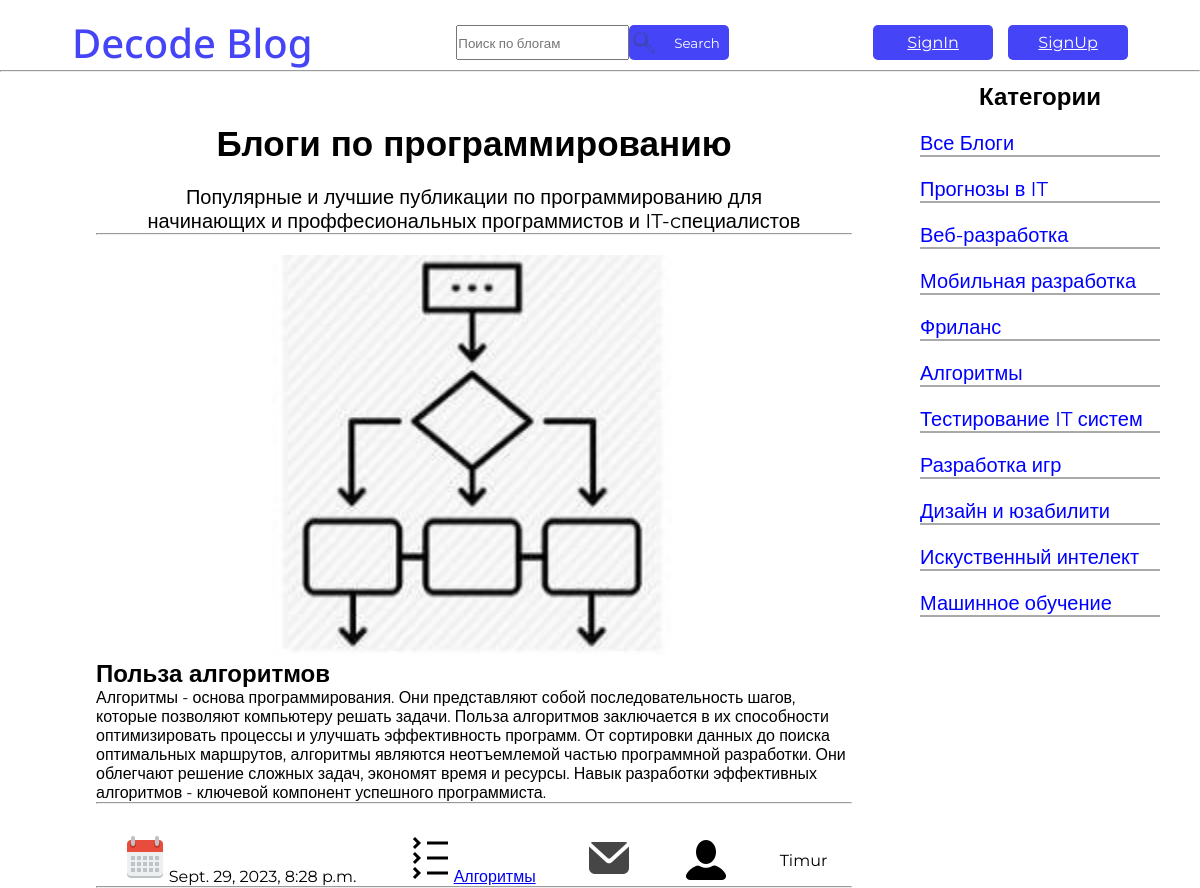
Screenshot of /blogs/blogs/5/ with the database file from the repository.
### decode_blogs/models.py (models this page shows, shortened)
class Blog(models.Model):
    name = models.CharField(max_length=50)
    category = models.ForeignKey(Category, on_delete=models.CASCADE, null=True)
    image = models.ImageField(blank=True, upload_to=uniq_name_upload)
    description = models.TextField()
    date = models.DateTimeField(default=datetime.datetime.today())
    author = models.ForeignKey(settings.AUTH_USER_MODEL, on_delete=models.CASCADE)     # !  1 #
    class Meta:
        verbose_name = 'Blog'
        verbose_name_plural = 'Blogs'

class Category(models.Model):
    name = models.CharField(max_length=50)
    class Meta:
        verbose_name = 'Category'
        verbose_name_plural = 'Categories'
    def __str__(self) -> str:
        return self.name

### decode_authe/models.py (models this page shows)
class User(AbstractUser):
    image = models.ImageField(upload_to='avatars', blank=True)
    description = models.TextField(max_length=200)
    groups = models.ManyToManyField(
        'auth.Group',
        related_name='users',
        blank=True,
        verbose_name='groups',
        help_text='The groups this user belongs to. A user will get all permissions granted to each of their groups.',
    )
    user_permissions = models.ManyToManyField(
        'auth.Permission',
        related_name='users',
        blank=True,
        verbose_name='user permissions',
        help_text='Specific permissions for this user.',
        error_messages={
            'add': 'The permission you are trying to add already exists for the user.',
            'remove': 'The permission you are trying to remove does not exist for the user.',
        },
    )

### decode_blogs/views.py (the view)
# urls.py: path('blogs/<int:category_id>/', views.site_category, name='category'),
def site_category(request, category_id):
    blogs = Blog.objects.filter(category_id=category_id)
    categories = Category.objects.all()
    data = {
        'blogs':blogs,
        'categories':categories,
        'menu':menu,
        'title':'Статьи',
        'category_id':category_id
    }
    return render(request, 'decode_blogs/Home.html', context=data)

### decode_blogs/templates/decode_blogs/Home.html (shortened to what this page needs)
{% load static %}
<!DOCTYPE html>
<html lang="en">
<head>
    <link rel="stylesheet" href="{% static 'decode_blogs/css/header.css' %}">
    <link rel="stylesheet" href="{% static 'decode_blogs/css/home.css' %}">
</head>
<body>
    <header>
        <h1>Decode Blog</h1>
        <div class="header-div-1">
            <form method="POST" action="{% url 'decode_blogs:blog-search'  %}" class="form">
                <input type="search" placeholder="Поиск по блогам">
                <button id="button-find">
                    <img src="{% static 'decode_blogs/images/search_icon.svg' %}" alt="" id="search_icon">
                    Search
                </button>
        </div>
        <div class="header-div-2">
            {% if request.user.is_authenticated %}
            <a href="{% url 'decode_authe:signout' %}" class="button-reg">Signout</a>
            <a href="{% url 'decode_authe:profile'%}"><img src="{{ user.image.url }}" alt="" id="header-img"></a>
            {% else %}
            <a href="{% url 'decode_authe:signin' %}" class="button-reg">SignIn</a>
            <a href="{% url 'decode_authe:signup' %}" class="button-reg">SignUp</a>
            {% endif %}
        </div>
    </header>
    <hr id="hr-line">
    <section class="main">
        <div class="blogs">
            <h2 id="h2-blog">Блоги по программированию </h2>
            <p id="h2-p">Популярные и лучшие публикации по программированию  для <br>начинающих и проффесиональных программистов и IT-cпециалистов</p>
            <hr>
            <div class="com-blog">
                {% for b in blogs %}
                <div class="main-info">
                    {% if b.image %}
                    <img src="{{ b.image.url }}" alt="comment-img" class="comment-img">
                    {% endif %}
                </div>
                <h2 id="blog-name">{{ b.name }}</h2>
                    <p id="description">{{ b.description }}</p>
                    <hr>
                    <div class="blog-review">
                        <time id="blog-date"><img src="{% static 'decode_blogs/images/Calendar.png' %}" alt="">{{ b.date }}</time>
                        <a href="{% url 'decode_blogs:category' b.id %}"><img src="{% static 'decode_blogs/images/Categories.png' %}" alt="" id="blog-categories">{{ b.category }}</a>
                        <a href="{% url 'decode_blogs:comments-category' b.id %}"><img src="{% static 'decode_blogs/images/Comment.png' %}" alt="" id="blog-comments"></a>
                        <img src="{% static 'decode_blogs/images/User.png' %}" alt="">{{ b.author }}
                    </div>
                    {% endfor %}
            </div>
            <div class="categories">
                <h2 id="categories-name">Категории</h2>
                {% if category_id == 0 %}
                    <a href="{% url 'decode_blogs:home' %}" class="selected-ctgr"></a>
                {% else %}
                    <a href="{% url 'decode_blogs:home' %}">Все Блоги</a>
                {% endif %}
                {% for ctgr in categories %}
                    {% if category_id == ctgr.id %}
                        <a href="{% url 'decode_blogs:category' ctgr.id %}" class="selected-ctgr">{{ctgr.name}}</a>
                    {% else %}
                        <a href="{% url 'decode_blogs:category' ctgr.id %}">{{ctgr.name}}</a>
                    {% endif %}
                {% endfor %}
            </div>
        </div>
    </section>
</body>
</html>

### decode_blogs/static/decode_blogs/css/Header.css (style rules this page uses)
* { margin: 0px; padding: 0px; }
header { display: flex; align-items: center; justify-content: space-around; margin-top: 15px; }
header h1 { color: rgb(69, 69, 247); font-weight: 500; font-size: 40px; font-family: 'Noto Sans', sans-serif; }
.header-div-1 { display: flex; height: 35px; }
.form { display: flex; align-items: center; }
.form input { height: 35px; }
#button-find { display: flex; align-items: center; width: 100px; height: 35px; border: rgb(69, 69, 247); border-radius: 5px; color: white; background-color: rgb(69, 69, 247) }
#search_icon { width: 30px; height: 25px; margin-right: 15px; }
.header-div-2 { display: flex; align-items: center; gap: 15px; }
.button-reg { display: flex; align-items: center; justify-content: center; text-align: center; width: 120px; height: 35px; border: rgb(69, 69, 247); border-radius: 5px; color: white; background-color: rgb(69, 69, 247) }

### decode_blogs/static/decode_blogs/css/Home.css (style rules this page uses)
* { margin: 0px; padding: 0px; font-family: 'Montserrat', sans-serif; }
.main { display: flex; padding: 50px 8%; justify-content: space-between; box-sizing: border-box; position: relative; height: 650px; }
.main-info { display: block; justify-content: center; align-items: center; text-align: center; }
.blogs { width: 75%; }
#h2-blog { display: flex; justify-content: center; align-items: center; font-size: 35px; }
#h2-p { margin-top: 20px; font-size: 20px; text-align: center; align-items: center; }
.com-blog { display: block; justify-content: left; align-items: left; }
.blog-review { display: flex; justify-content: space-around; align-items: center; text-align: center; margin-top: 30px; }
.comment-img { margin-top: 20px; width: 500px; height: 400px; }
.categories { display: flex; flex-direction: column; gap: 20px; width: 20%; position: absolute; top: 0; right: 0; margin-right: 40px; margin-top: 10px; }
#categories-name { display: flex; justify-content: center; align-items: center; text-align: center; }
.categories a { text-decoration: none; color: blue; width: 100%; border-bottom:2px solid #a9a9a9 ; font-size: 20px; transition: 2s; }

### rows the page displays
Blog: image (picture), name "Польза алгоритмов", description "Алгоритмы - основа программирования. Они представляют собой последовательность шагов, которые позволяют компьютеру решать задачи. Польза алгоритмов заключается в их способности оптимизировать процессы и улучшать эффективность программ. От сортировки данных до поиска оптимальных маршрутов, алгоритмы являются неотъемлемой частью программной разработки. Они облегчают решение сложных задач, экономят время и ресурсы. Навык разработки эффективных алгоритмов - ключевой компонент успешного программиста.", date "Sept. 29, 2023, 8:28 p.m.", category "Алгоритмы", author "Timur"
Category: name "Прогнозы в IT"
Category: name "Веб-разработка"
Category: name "Мобильная разработка"
Category: name "Фриланс"
Category: name "Алгоритмы"
Category: name "Тестирование IT систем"
Category: name "Разработка игр"
Category: name "Дизайн и юзабилити"
Category: name "Искуственный интелект"
Category: name "Машинное обучение"
